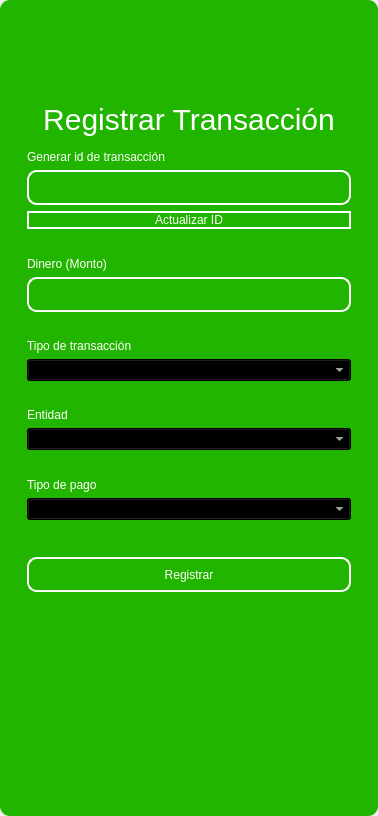
<?xml version="1.0" encoding="UTF-8"?>
<ui version="4.0">
 <class>MainWindow</class>
 <widget class="QMainWindow" name="MainWindow">
  <property name="geometry">
   <rect>
    <x>0</x>
    <y>0</y>
    <width>378</width>
    <height>816</height>
   </rect>
  </property>
  <property name="windowTitle">
   <string>MainWindow</string>
  </property>
  <property name="styleSheet">
   <string notr="true"/>
  </property>
  <widget class="QWidget" name="centralwidget">
   <property name="styleSheet">
    <string notr="true"/>
   </property>
   <layout class="QVBoxLayout" name="verticalLayout">
    <property name="spacing">
     <number>0</number>
    </property>
    <property name="leftMargin">
     <number>0</number>
    </property>
    <property name="topMargin">
     <number>0</number>
    </property>
    <property name="rightMargin">
     <number>0</number>
    </property>
    <property name="bottomMargin">
     <number>0</number>
    </property>
    <item>
     <widget class="QFrame" name="frame">
      <property name="enabled">
       <bool>true</bool>
      </property>
      <property name="styleSheet">
       <string notr="true">QFrame {
	border-radius:10px;
background-color: rgb(33, 181, 0);
 }
</string>
      </property>
      <property name="frameShape">
       <enum>QFrame::StyledPanel</enum>
      </property>
      <property name="frameShadow">
       <enum>QFrame::Raised</enum>
      </property>
      <layout class="QVBoxLayout" name="verticalLayout_2">
       <item>
        <widget class="QFrame" name="frame_superior">
         <property name="minimumSize">
          <size>
           <width>0</width>
           <height>40</height>
          </size>
         </property>
         <property name="maximumSize">
          <size>
           <width>16777215</width>
           <height>40</height>
          </size>
         </property>
         <property name="styleSheet">
          <string notr="true">QPushButton{
border-radius:18px;
}

QPushButton:hover{
	background-color: rgb(0, 0, 0);
}
</string>
         </property>
         <property name="frameShape">
          <enum>QFrame::StyledPanel</enum>
         </property>
         <property name="frameShadow">
          <enum>QFrame::Raised</enum>
         </property>
         <layout class="QHBoxLayout" name="horizontalLayout_3">
          <property name="spacing">
           <number>4</number>
          </property>
          <property name="leftMargin">
           <number>0</number>
          </property>
          <property name="topMargin">
           <number>0</number>
          </property>
          <property name="rightMargin">
           <number>0</number>
          </property>
          <property name="bottomMargin">
           <number>0</number>
          </property>
          <item>
           <widget class="QPushButton" name="btn_icon">
            <property name="text">
             <string/>
            </property>
            <property name="iconSize">
             <size>
              <width>40</width>
              <height>40</height>
             </size>
            </property>
           </widget>
          </item>
          <item>
           <spacer name="horizontalSpacer_2">
            <property name="orientation">
             <enum>Qt::Horizontal</enum>
            </property>
            <property name="sizeHint" stdset="0">
             <size>
              <width>443</width>
              <height>20</height>
             </size>
            </property>
           </spacer>
          </item>
          <item>
           <widget class="QPushButton" name="bt_minimizar">
            <property name="minimumSize">
             <size>
              <width>38</width>
              <height>38</height>
             </size>
            </property>
            <property name="maximumSize">
             <size>
              <width>38</width>
              <height>38</height>
             </size>
            </property>
            <property name="cursor">
             <cursorShape>PointingHandCursor</cursorShape>
            </property>
            <property name="text">
             <string/>
            </property>
            <property name="icon">
             <iconset>
              <normaloff>image/minus.svg</normaloff>image/minus.svg</iconset>
            </property>
            <property name="iconSize">
             <size>
              <width>38</width>
              <height>38</height>
             </size>
            </property>
           </widget>
          </item>
          <item>
           <widget class="QPushButton" name="bt_maximizar">
            <property name="minimumSize">
             <size>
              <width>38</width>
              <height>38</height>
             </size>
            </property>
            <property name="maximumSize">
             <size>
              <width>38</width>
              <height>38</height>
             </size>
            </property>
            <property name="cursor">
             <cursorShape>PointingHandCursor</cursorShape>
            </property>
            <property name="text">
             <string/>
            </property>
            <property name="icon">
             <iconset>
              <normaloff>image/chevron-up.svg</normaloff>image/chevron-up.svg</iconset>
            </property>
            <property name="iconSize">
             <size>
              <width>38</width>
              <height>38</height>
             </size>
            </property>
           </widget>
          </item>
          <item>
           <widget class="QPushButton" name="bt_restaurar">
            <property name="minimumSize">
             <size>
              <width>38</width>
              <height>38</height>
             </size>
            </property>
            <property name="maximumSize">
             <size>
              <width>38</width>
              <height>38</height>
             </size>
            </property>
            <property name="cursor">
             <cursorShape>PointingHandCursor</cursorShape>
            </property>
            <property name="text">
             <string/>
            </property>
            <property name="icon">
             <iconset>
              <normaloff>image/chevron-down.svg</normaloff>image/chevron-down.svg</iconset>
            </property>
            <property name="iconSize">
             <size>
              <width>38</width>
              <height>38</height>
             </size>
            </property>
           </widget>
          </item>
          <item>
           <widget class="QPushButton" name="bt_cerrar">
            <property name="minimumSize">
             <size>
              <width>38</width>
              <height>38</height>
             </size>
            </property>
            <property name="maximumSize">
             <size>
              <width>38</width>
              <height>38</height>
             </size>
            </property>
            <property name="cursor">
             <cursorShape>PointingHandCursor</cursorShape>
            </property>
            <property name="text">
             <string/>
            </property>
            <property name="icon">
             <iconset>
              <normaloff>image/x.svg</normaloff>image/x.svg</iconset>
            </property>
            <property name="iconSize">
             <size>
              <width>38</width>
              <height>38</height>
             </size>
            </property>
           </widget>
          </item>
         </layout>
        </widget>
       </item>
       <item>
        <widget class="QFrame" name="frame_3">
         <property name="styleSheet">
          <string notr="true">QLabel {
	color: rgb(255, 255, 254);
	font: 12pt &quot;Arial&quot;;
	background-color: rgba(0, 0, 0,0);
}

QTextEdit{
background-color: rgba(0, 0, 0,0);
border-radius:10px; 
font: 12pt &quot;Arial&quot;;
color: rgb(255, 255, 254);
border: 2px solid  rgb(255, 255, 255);

}

QTextEdit:hover{
background-color: rgba(0, 0, 0,0);
border-radius:10px; 
font: 12pt &quot;Arial&quot;;
border: 2px solid  rgb(120, 0, 171);
}

QTextEdit:focus{
background-color: rgb(0, 0, 0);
border-radius:10px; 
font: 12pt &quot;Arial&quot;;
border: 2px solid rgb(120, 0, 171);
}

QLineEdit{
background-color: rgba(0, 0, 0,0);
border-radius:10px; 
font: 12pt &quot;Arial&quot;;
color: rgb(255, 255, 254);
border: 2px solid  rgb(255, 255, 255);

}

QLineEdit:hover{
background-color: rgba(0, 0, 0,0);
border-radius:10px; 
font: 12pt &quot;Arial&quot;;
border: 2px solid  rgb(120, 0, 171);
}

QLineEdit:focus{
background-color: rgb(0, 0, 0);
border-radius:10px; 
font: 12pt &quot;Arial&quot;;
border: 2px solid rgb(120, 0, 171);
}

QCheckBox{
	font: 12pt &quot;Arial&quot;;
	color: rgb(255, 255, 255);
}

QCheckBox::indicator {
    width: 18px;
    height:18px;
}

QCheckBox::indicator:unchecked {
   background-image: url(image/square.svg);
}

QCheckBox::indicator:checked {
   background-image: url(image/check-square.svg);
}

QPushButton{
border-radius:10px; 
font: 12pt &quot;Arial&quot;;
color: rgb(255, 255, 254);
border: 2px solid #ffffff;
}

QPushButton:hover{
border-radius:10px; 
font: 12pt &quot;Arial&quot;;
color: rgb(255, 255, 255);
border: 2px solid rgb(120, 0, 171);
	background-color: rgb(120, 0, 171);
}
</string>
         </property>
         <property name="frameShape">
          <enum>QFrame::StyledPanel</enum>
         </property>
         <property name="frameShadow">
          <enum>QFrame::Raised</enum>
         </property>
         <layout class="QHBoxLayout" name="horizontalLayout_4">
          <item>
           <layout class="QVBoxLayout" name="verticalLayout_4" stretch="0,0,0">
            <property name="spacing">
             <number>66</number>
            </property>
            <property name="sizeConstraint">
             <enum>QLayout::SetDefaultConstraint</enum>
            </property>
            <property name="leftMargin">
             <number>0</number>
            </property>
            <item>
             <widget class="QFrame" name="frame_4">
              <property name="sizePolicy">
               <sizepolicy hsizetype="Fixed" vsizetype="Fixed">
                <horstretch>1</horstretch>
                <verstretch>0</verstretch>
               </sizepolicy>
              </property>
              <property name="maximumSize">
               <size>
                <width>750</width>
                <height>600</height>
               </size>
              </property>
              <property name="layoutDirection">
               <enum>Qt::LeftToRight</enum>
              </property>
              <property name="autoFillBackground">
               <bool>false</bool>
              </property>
              <property name="styleSheet">
               <string notr="true">QLabel {
	color: rgb(255, 255, 254);
	font: 12pt &quot;Arial&quot;;
	background-color: rgba(0, 0, 0,0);
}


QLineEdit{
background-color: rgba(0, 0, 0,0);
border-radius:10px; 
font: 12pt &quot;Arial&quot;;
color: rgb(255, 255, 254);
border: 2px solid  rgb(255, 255, 255);

}

QLineEdit:hover{
background-color: rgba(0, 0, 0,0);
border-radius:10px; 
font: 12pt &quot;Arial&quot;;
border: 2px solid  rgb(120, 0, 171);
}

QLineEdit:focus{
background-color: rgb(0, 0, 0);
border-radius:10px; 
font: 12pt &quot;Arial&quot;;
border: 2px solid rgb(120, 0, 171);
}

QCheckBox{
	font: 12pt &quot;Arial&quot;;
	color: rgb(255, 255, 255);
}

QCheckBox::indicator {
    width: 18px;
    height:18px;
}

QCheckBox::indicator:unchecked {
   background-image: url(image/square.svg);
}

QCheckBox::indicator:checked {
   background-image: url(image/check-square.svg);
}

QPushButton{
border-radius:10px; 
font: 12pt &quot;Arial&quot;;
color: rgb(255, 255, 254);
border: 2px solid #ffffff;
}

QPushButton:hover{
border-radius:10px; 
font: 12pt &quot;Arial&quot;;
color: rgb(255, 255, 255);
border: 2px solid rgb(120, 0, 171);
	background-color: rgb(120, 0, 171);
}
</string>
              </property>
              <property name="frameShape">
               <enum>QFrame::StyledPanel</enum>
              </property>
              <property name="frameShadow">
               <enum>QFrame::Raised</enum>
              </property>
              <layout class="QVBoxLayout" name="verticalLayout_3">
               <property name="sizeConstraint">
                <enum>QLayout::SetDefaultConstraint</enum>
               </property>
               <property name="leftMargin">
                <number>9</number>
               </property>
               <property name="topMargin">
                <number>9</number>
               </property>
               <item>
                <spacer name="verticalSpacer_3">
                 <property name="orientation">
                  <enum>Qt::Vertical</enum>
                 </property>
                 <property name="sizeHint" stdset="0">
                  <size>
                   <width>20</width>
                   <height>40</height>
                  </size>
                 </property>
                </spacer>
               </item>
               <item>
                <widget class="QLabel" name="label_3">
                 <property name="minimumSize">
                  <size>
                   <width>100</width>
                   <height>50</height>
                  </size>
                 </property>
                 <property name="styleSheet">
                  <string notr="true">font-size: 30px</string>
                 </property>
                 <property name="text">
                  <string>Registrar Transacción</string>
                 </property>
                 <property name="alignment">
                  <set>Qt::AlignCenter</set>
                 </property>
                </widget>
               </item>
               <item>
                <widget class="QLabel" name="label_4">
                 <property name="text">
                  <string>Generar id de transacción</string>
                 </property>
                </widget>
               </item>
               <item>
                <widget class="QLineEdit" name="idtxt">
                 <property name="enabled">
                  <bool>false</bool>
                 </property>
                 <property name="minimumSize">
                  <size>
                   <width>0</width>
                   <height>35</height>
                  </size>
                 </property>
                 <property name="text">
                  <string/>
                 </property>
                </widget>
               </item>
               <item>
                <widget class="QPushButton" name="btn_generate">
                 <property name="cursor">
                  <cursorShape>PointingHandCursor</cursorShape>
                 </property>
                 <property name="text">
                  <string>Actualizar ID</string>
                 </property>
                </widget>
               </item>
               <item>
                <spacer name="verticalSpacer_4">
                 <property name="orientation">
                  <enum>Qt::Vertical</enum>
                 </property>
                 <property name="sizeHint" stdset="0">
                  <size>
                   <width>20</width>
                   <height>40</height>
                  </size>
                 </property>
                </spacer>
               </item>
               <item>
                <widget class="QLabel" name="label_5">
                 <property name="text">
                  <string>Dinero (Monto)</string>
                 </property>
                </widget>
               </item>
               <item>
                <widget class="QLineEdit" name="amounttxt">
                 <property name="minimumSize">
                  <size>
                   <width>0</width>
                   <height>35</height>
                  </size>
                 </property>
                 <property name="maximumSize">
                  <size>
                   <width>16777215</width>
                   <height>16777215</height>
                  </size>
                 </property>
                 <property name="echoMode">
                  <enum>QLineEdit::Normal</enum>
                 </property>
                </widget>
               </item>
               <item>
                <spacer name="verticalSpacer_5">
                 <property name="orientation">
                  <enum>Qt::Vertical</enum>
                 </property>
                 <property name="sizeHint" stdset="0">
                  <size>
                   <width>20</width>
                   <height>40</height>
                  </size>
                 </property>
                </spacer>
               </item>
               <item>
                <widget class="QLabel" name="label">
                 <property name="text">
                  <string>Tipo de transacción</string>
                 </property>
                </widget>
               </item>
               <item>
                <widget class="QComboBox" name="type_trans_combobox">
                 <property name="cursor">
                  <cursorShape>PointingHandCursor</cursorShape>
                 </property>
                 <property name="styleSheet">
                  <string notr="true">background-color: rgb(0, 0, 0);
color: rgb(255, 255, 255);</string>
                 </property>
                </widget>
               </item>
               <item>
                <spacer name="verticalSpacer_10">
                 <property name="orientation">
                  <enum>Qt::Vertical</enum>
                 </property>
                 <property name="sizeHint" stdset="0">
                  <size>
                   <width>20</width>
                   <height>40</height>
                  </size>
                 </property>
                </spacer>
               </item>
               <item>
                <widget class="QLabel" name="label_2">
                 <property name="text">
                  <string>Entidad </string>
                 </property>
                </widget>
               </item>
               <item>
                <widget class="QComboBox" name="entity_combobox">
                 <property name="cursor">
                  <cursorShape>PointingHandCursor</cursorShape>
                 </property>
                 <property name="styleSheet">
                  <string notr="true">background-color: rgb(0, 0, 0);
color: rgb(255, 255, 255);</string>
                 </property>
                </widget>
               </item>
               <item>
                <spacer name="verticalSpacer_6">
                 <property name="orientation">
                  <enum>Qt::Vertical</enum>
                 </property>
                 <property name="sizeHint" stdset="0">
                  <size>
                   <width>20</width>
                   <height>40</height>
                  </size>
                 </property>
                </spacer>
               </item>
               <item>
                <widget class="QLabel" name="label_7">
                 <property name="text">
                  <string>Tipo de pago</string>
                 </property>
                </widget>
               </item>
               <item>
                <widget class="QComboBox" name="type_pay_combobox">
                 <property name="cursor">
                  <cursorShape>PointingHandCursor</cursorShape>
                 </property>
                 <property name="styleSheet">
                  <string notr="true">background-color: rgb(0, 0, 0);
color: rgb(255, 255, 255);</string>
                 </property>
                </widget>
               </item>
               <item>
                <spacer name="verticalSpacer_9">
                 <property name="orientation">
                  <enum>Qt::Vertical</enum>
                 </property>
                 <property name="sizeHint" stdset="0">
                  <size>
                   <width>20</width>
                   <height>50</height>
                  </size>
                 </property>
                </spacer>
               </item>
               <item>
                <widget class="QPushButton" name="btn_add">
                 <property name="minimumSize">
                  <size>
                   <width>0</width>
                   <height>35</height>
                  </size>
                 </property>
                 <property name="cursor">
                  <cursorShape>PointingHandCursor</cursorShape>
                 </property>
                 <property name="text">
                  <string>Registrar</string>
                 </property>
                </widget>
               </item>
               <item>
                <spacer name="verticalSpacer_7">
                 <property name="orientation">
                  <enum>Qt::Vertical</enum>
                 </property>
                 <property name="sizeHint" stdset="0">
                  <size>
                   <width>20</width>
                   <height>40</height>
                  </size>
                 </property>
                </spacer>
               </item>
               <item>
                <layout class="QHBoxLayout" name="horizontalLayout_2"/>
               </item>
               <item>
                <spacer name="verticalSpacer_8">
                 <property name="orientation">
                  <enum>Qt::Vertical</enum>
                 </property>
                 <property name="sizeHint" stdset="0">
                  <size>
                   <width>20</width>
                   <height>40</height>
                  </size>
                 </property>
                </spacer>
               </item>
               <item>
                <layout class="QHBoxLayout" name="horizontalLayout">
                 <item>
                  <spacer name="horizontalSpacer">
                   <property name="orientation">
                    <enum>Qt::Horizontal</enum>
                   </property>
                   <property name="sizeHint" stdset="0">
                    <size>
                     <width>40</width>
                     <height>20</height>
                    </size>
                   </property>
                  </spacer>
                 </item>
                </layout>
               </item>
              </layout>
             </widget>
            </item>
            <item>
             <spacer name="verticalSpacer">
              <property name="orientation">
               <enum>Qt::Vertical</enum>
              </property>
              <property name="sizeHint" stdset="0">
               <size>
                <width>28</width>
                <height>28</height>
               </size>
              </property>
             </spacer>
            </item>
            <item>
             <spacer name="verticalSpacer_2">
              <property name="orientation">
               <enum>Qt::Vertical</enum>
              </property>
              <property name="sizeHint" stdset="0">
               <size>
                <width>20</width>
                <height>40</height>
               </size>
              </property>
             </spacer>
            </item>
           </layout>
          </item>
         </layout>
        </widget>
       </item>
      </layout>
     </widget>
    </item>
   </layout>
  </widget>
 </widget>
 <resources/>
 <connections/>
</ui>
